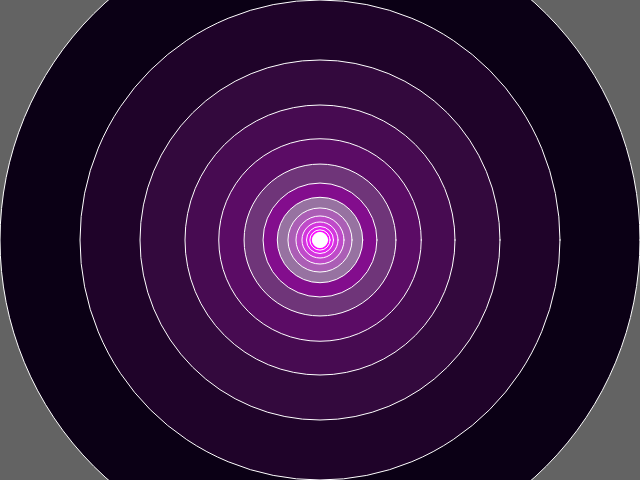
Frame 1 (no input)
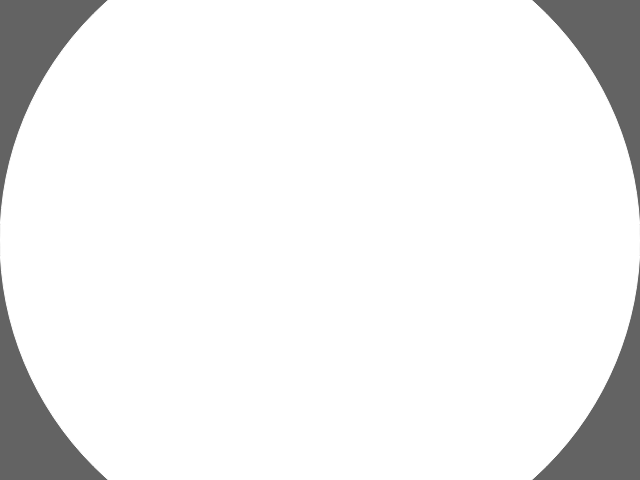
Frame 2 (the mouse pressed at the canvas centre, redrawn once)

The p5.js sketch that drew these frames (run headless with seeded random() and noise() and a simulated clock; the mouse was pressed at the canvas centre and the sketch redrawn once):

// p5.js sketch
// ── sketch.js
// The Nature of Code
// Daniel Shiffman
// http://natureofcode.com

// Simple Recursion

function setup() {
  createCanvas(640,480);
}

function draw() {
  background(99);
  drawCircle(width/2, height/2, width);
  noLoop();
}

// Very simple function that draws one circle
// and recursively calls itself
var i = 1;

function drawCircle(x,y,r) {
  stroke(255);
  fill(i+10, 255%i, i+=20);
  ellipse(x, y, r, r);
  // Exit condition, stop when radius is too small
  if(r > 2) {
    r *= 0.75;
    // Call the function inside the function! (recursion!)
    drawCircle(x, y, r);
  }

}
